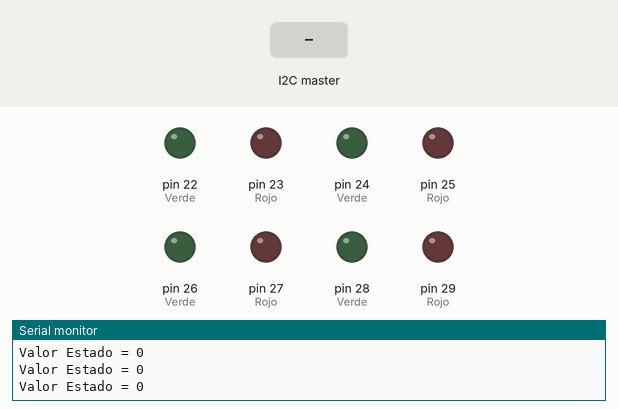
Recording of a sketch running on a simulated Arduino Mega 2560, built with avr-gcc and run on an emulated ATmega2560. Parts: output pins drawn as LEDs (lit = HIGH), the last lines printed to the serial monitor. Inputs (shaded band) come from the test bench.

Above: at 1.2 s.
1.3 s: the I2C master sends the byte 1
At 2.0 s:
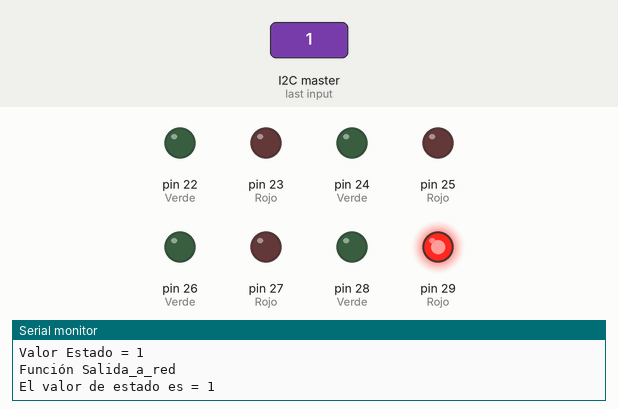
At 4.9 s:
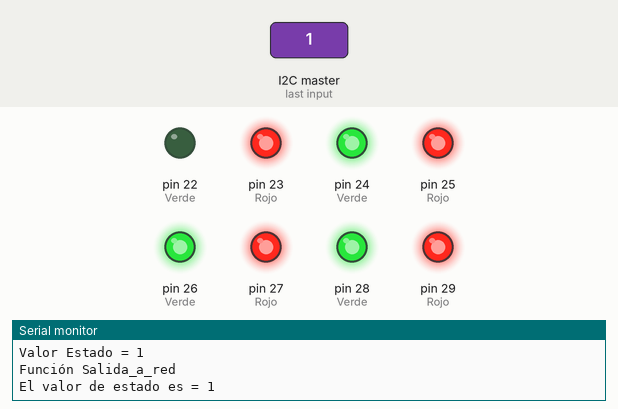
7.3 s: the I2C master sends the byte 2
At 10.3 s:
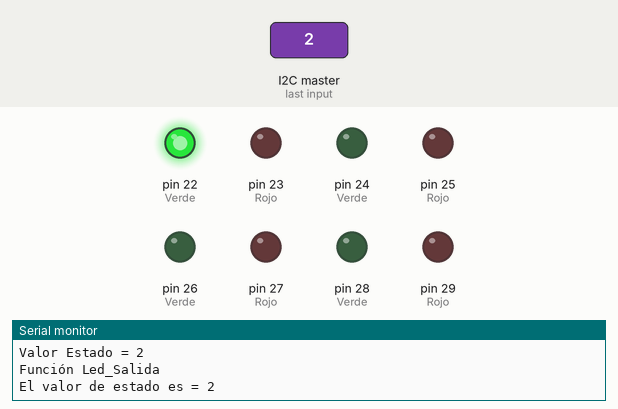
Timing chart, 0 to 22.3 s (numbered marks = the images above; inputs shaded):
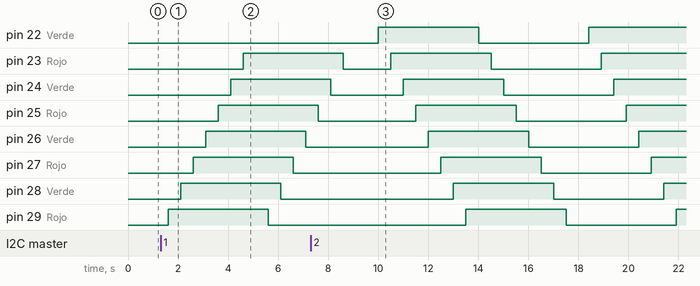

Measured:
- after the input at 1.3 s, pin 23 (Rojo): LOW → HIGH after 3.3 s; pin 24 (Verde): LOW → HIGH after 2.8 s; pin 25 (Rojo): LOW → HIGH after 2.3 s; pin 26 (Verde): LOW → HIGH after 1.8 s, → LOW 4.0 s later; pin 27 (Rojo): LOW → HIGH after 1.3 s, → LOW 4.0 s later
- after the input at 7.3 s, pin 22 (Verde): LOW → HIGH after 2.7 s, → LOW 4.0 s later, → HIGH 4.4 s later

The sketch:

Esclavo.ino
```cpp
//Esclavo 1 Arduino Nano
//Leds línea salida a red

#include <Wire.h>

int estado = 0;

int pinOut = 0;

void Salida_a_red() {

    Serial.println("Función Salida_a_red ");
    Serial.print("El valor de estado es = ");
    Serial.println(estado);
    delay(100);

    digitalWrite(29, HIGH);
    delay(500);
    digitalWrite(28, HIGH);
    delay(500);
    digitalWrite(27, HIGH);
    delay(500);
    digitalWrite(26, HIGH);
    delay(500);
    digitalWrite(25, HIGH);
    delay(500);
    digitalWrite(24, HIGH);
    delay(500);
    digitalWrite(23, HIGH);
    delay(500);
    digitalWrite(28, HIGH);
    delay(500);


    digitalWrite(29, LOW);
    delay(500);
    digitalWrite(28, LOW);
    delay(500);
    digitalWrite(27, LOW);
    delay(500);
    digitalWrite(26, LOW);
    delay(500);
    digitalWrite(25, LOW);
    delay(500);
    digitalWrite(24, LOW);
    delay(500);
    digitalWrite(23, LOW);
    delay(500);
    digitalWrite(22, LOW);
    delay(500);

}

void Entrada_desde_red() {

    Serial.println("Función Led_Salida ");
    Serial.print("El valor de estado es = ");
    Serial.println(estado);
    delay(100);

    digitalWrite(22, HIGH);
    delay(500);
    digitalWrite(23, HIGH);
    delay(500);
    digitalWrite(24, HIGH);
    delay(500);
    digitalWrite(25, HIGH);
    delay(500);
    digitalWrite(26, HIGH);
    delay(500);
    digitalWrite(27, HIGH);
    delay(500);
    digitalWrite(28, HIGH);
    delay(500);
    digitalWrite(29, HIGH);
    delay(500);

    digitalWrite(22, LOW);
    delay(500);
    digitalWrite(23, LOW);
    delay(500);
    digitalWrite(24, LOW);
    delay(500);
    digitalWrite(25, LOW);
    delay(500);
    digitalWrite(26, LOW);
    delay(500);
    digitalWrite(27, LOW);
    delay(500);
    digitalWrite(28, LOW);
    delay(500);
    digitalWrite(29, LOW);
    delay(500);


}

void Apagar_Led() {

    Serial.println("Función Apagar_Led ");
    delay(100);

    digitalWrite(22, LOW);
    digitalWrite(23, LOW);
    digitalWrite(24, LOW);
    digitalWrite(25, LOW);
    digitalWrite(26, LOW);
    digitalWrite(27, LOW);
    digitalWrite(28, LOW);
    digitalWrite(29, LOW);


}

void Encender_luz1() {

  digitalWrite(12, HIGH);
}

void Apagar_luz1() {

  digitalWrite(12, LOW);
}

// Función que se ejecuta siempre que se reciben datos del master
// siempre que en el master se ejecute la sentencia endTransmission
// recibirá toda la información que hayamos pasado a través de la sentencia Wire.write

void Recibir(){

  Serial.println("Función recibir!");

  pinOut = Wire.read();

  Serial.println(pinOut);

  delay(100);

  if (pinOut == 1) {

    estado = 1;
    Serial.print("Valor de la variable estado cambia a ");
    Serial.println(estado);
    delay(100);
}

  if (pinOut == 2) {

    estado = 2;
    Serial.print("Valor de la variable estado cambia a ");
    Serial.println(estado);
    delay(100);
}

  if (pinOut == 3) {

    estado = 3;
    Serial.print("Valor de la variable estado cambia a ");
    Serial.println(estado);
    delay(100);
}
}

void leer_entrada_i2c() {

    if (estado == 1) {

    Salida_a_red();

  }else{

    if (estado == 2) {

        Entrada_desde_red();

    }else{

      //estado = 0;
    }
  }

    if (estado == 3) {

      Apagar_Led();

    }
}

void setup() {

  // Pines en modo salida

  pinMode(22, OUTPUT);     //Verde
  pinMode(23, OUTPUT);     //Rojo
  pinMode(24, OUTPUT);     //Verde
  pinMode(25, OUTPUT);     //Rojo
  pinMode(26, OUTPUT);     //Verde
  pinMode(27, OUTPUT);     //Rojo
  pinMode(28, OUTPUT);     //Verde
  pinMode(29, OUTPUT);     //Rojo


  // Unimos este dispositivo al bus I2C con dirección 1
  Wire.begin(1);

  // Registramos el evento al recibir datos
  Wire.onReceive(Recibir);

  // Iniciamos el monitor serie para monitorear la comunicación
  Serial.begin(9600);
}

void loop() {

  delay(300);
  Wire.read();
  Serial.print("Valor Estado = ");
  Serial.println(estado);

  leer_entrada_i2c();

}
```
